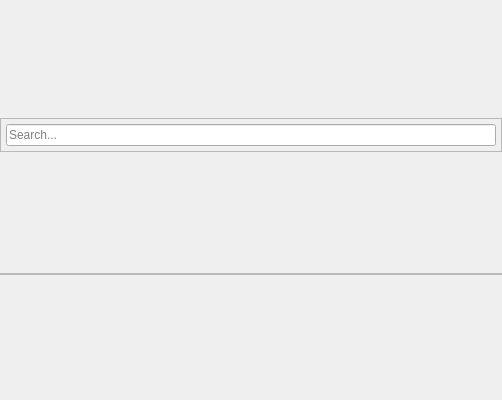
<?xml version="1.0" encoding="UTF-8"?>
<ui version="4.0">
 <class>NodePalette</class>
 <widget class="QDockWidget" name="NodePalette">
  <property name="geometry">
   <rect>
    <x>0</x>
    <y>0</y>
    <width>502</width>
    <height>400</height>
   </rect>
  </property>
  <widget class="QWidget" name="dockWidgetContents">
   <property name="sizePolicy">
    <sizepolicy hsizetype="Ignored" vsizetype="Ignored">
     <horstretch>0</horstretch>
     <verstretch>0</verstretch>
    </sizepolicy>
   </property>
   <layout class="QVBoxLayout" name="verticalLayout">
    <property name="spacing">
     <number>3</number>
    </property>
    <property name="leftMargin">
     <number>0</number>
    </property>
    <property name="topMargin">
     <number>0</number>
    </property>
    <property name="rightMargin">
     <number>0</number>
    </property>
    <property name="bottomMargin">
     <number>5</number>
    </property>
    <item>
     <widget class="QFrame" name="searchFrame">
      <property name="sizePolicy">
       <sizepolicy hsizetype="Expanding" vsizetype="Fixed">
        <horstretch>0</horstretch>
        <verstretch>0</verstretch>
       </sizepolicy>
      </property>
      <property name="frameShape">
       <enum>QFrame::StyledPanel</enum>
      </property>
      <property name="frameShadow">
       <enum>QFrame::Raised</enum>
      </property>
      <layout class="QHBoxLayout" name="horizontalLayout">
       <property name="leftMargin">
        <number>5</number>
       </property>
       <property name="topMargin">
        <number>5</number>
       </property>
       <property name="rightMargin">
        <number>5</number>
       </property>
       <property name="bottomMargin">
        <number>5</number>
       </property>
       <item>
        <widget class="QLineEdit" name="m_quickFilter">
         <property name="sizePolicy">
          <sizepolicy hsizetype="Expanding" vsizetype="Fixed">
           <horstretch>0</horstretch>
           <verstretch>0</verstretch>
          </sizepolicy>
         </property>
         <property name="inputMask">
          <string/>
         </property>
         <property name="placeholderText">
          <string>Search...</string>
         </property>
        </widget>
       </item>
      </layout>
     </widget>
    </item>
    <item>
     <widget class="QFrame" name="floatingHeaderFrame">
      <property name="sizePolicy">
       <sizepolicy hsizetype="Expanding" vsizetype="Fixed">
        <horstretch>0</horstretch>
        <verstretch>0</verstretch>
       </sizepolicy>
      </property>
      <property name="layoutDirection">
       <enum>Qt::RightToLeft</enum>
      </property>
      <property name="frameShape">
       <enum>QFrame::StyledPanel</enum>
      </property>
      <property name="frameShadow">
       <enum>QFrame::Raised</enum>
      </property>
      <layout class="QVBoxLayout" name="verticalLayout_2">
       <property name="spacing">
        <number>0</number>
       </property>
       <property name="leftMargin">
        <number>16</number>
       </property>
       <property name="topMargin">
        <number>0</number>
       </property>
       <property name="rightMargin">
        <number>0</number>
       </property>
       <property name="bottomMargin">
        <number>0</number>
       </property>
      </layout>
     </widget>
    </item>
    <item>
     <layout class="QVBoxLayout" name="contentLayout"/>
    </item>
   </layout>
  </widget>
 </widget>
 <resources/>
 <connections/>
</ui>
